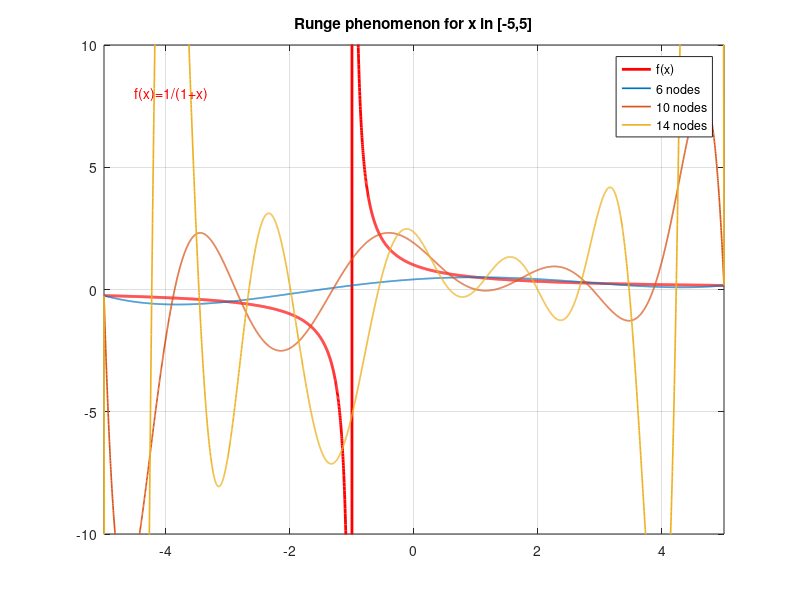

This figure's MATLAB source:
function runge
    clf; 
    hold on; 
    grid on; 
    box on;
    axis([-5 5 -10 10]);
    title('Runge phenomenon for x in [-5,5]'); 

    f = @(x) 1./(1+x);

    % 函數曲線（避開 x=-1）
    x = linspace(-5,5,4000);
    x = x(abs(x+1) > 1e-6);   % 去掉接近 -1 的點
    y = f(x);
    plot(x, y, 'r', 'LineWidth', 2);
    text(0.05,0.9,'f(x)=1/(1+x)','Units','normalized','Color','r');

    for n = [6 10 14]           % 設定節點數
        x_nodes = linspace(-5,5,n);
        x_nodes = x_nodes(abs(x_nodes+1) > 1e-8); % 刪掉 -1
        y_nodes = f(x_nodes);

        p = polyfit(x_nodes, y_nodes, numel(x_nodes)-1);
        f_interp = polyval(p, x);

        n_nodes = numel(x_nodes);
        label_str = sprintf('%d nodes', n_nodes);
        h = plot(x, f_interp);
        set(h, 'LineWidth', 1.2);
        set(h, 'DisplayName', label_str);
    end

    legend('f(x)','6 nodes','10 nodes','14 nodes','Location','best');
    hold off;
end
